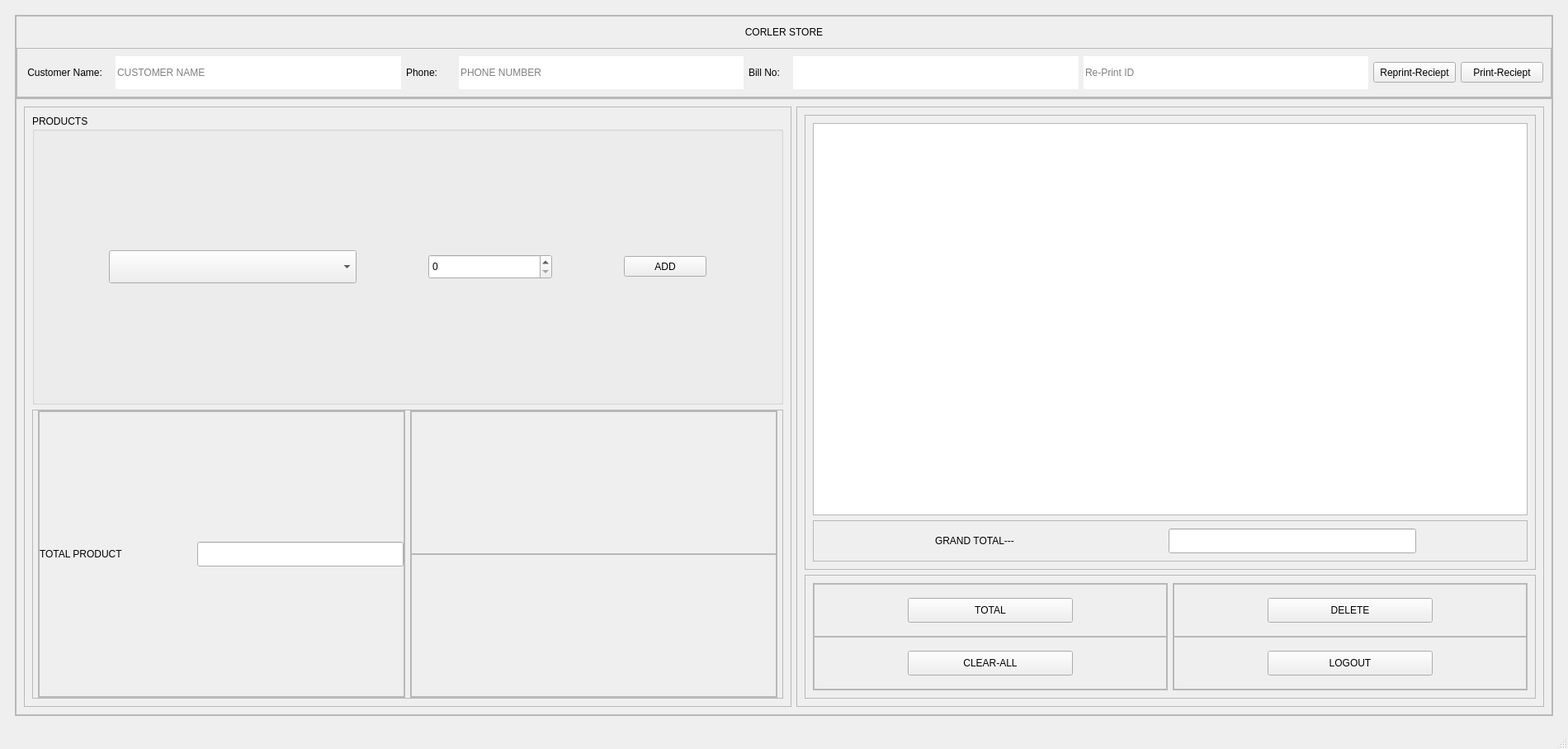
<?xml version="1.0" encoding="UTF-8"?>
<ui version="4.0">
 <class>MainWindow</class>
 <widget class="QMainWindow" name="MainWindow">
  <property name="geometry">
   <rect>
    <x>0</x>
    <y>0</y>
    <width>1900</width>
    <height>907</height>
   </rect>
  </property>
  <property name="windowTitle">
   <string>MainWindow</string>
  </property>
  <property name="styleSheet">
   <string notr="true"/>
  </property>
  <widget class="QWidget" name="centralwidget">
   <layout class="QHBoxLayout" name="horizontalLayout">
    <item>
     <widget class="QStackedWidget" name="next">
      <property name="currentIndex">
       <number>1</number>
      </property>
      <widget class="QWidget" name="page">
       <layout class="QHBoxLayout" name="horizontalLayout_2">
        <item>
         <widget class="QPushButton" name="pushButton">
          <property name="maximumSize">
           <size>
            <width>500</width>
            <height>40</height>
           </size>
          </property>
          <property name="text">
           <string>MOVE IN</string>
          </property>
         </widget>
        </item>
       </layout>
      </widget>
      <widget class="QWidget" name="page_2">
       <layout class="QVBoxLayout" name="verticalLayout">
        <item>
         <widget class="QFrame" name="frame">
          <property name="frameShape">
           <enum>QFrame::StyledPanel</enum>
          </property>
          <property name="frameShadow">
           <enum>QFrame::Raised</enum>
          </property>
          <layout class="QVBoxLayout" name="verticalLayout_2">
           <property name="spacing">
            <number>0</number>
           </property>
           <property name="leftMargin">
            <number>0</number>
           </property>
           <property name="topMargin">
            <number>0</number>
           </property>
           <property name="rightMargin">
            <number>0</number>
           </property>
           <property name="bottomMargin">
            <number>0</number>
           </property>
           <item>
            <widget class="QFrame" name="frame_4">
             <property name="minimumSize">
              <size>
               <width>0</width>
               <height>100</height>
              </size>
             </property>
             <property name="maximumSize">
              <size>
               <width>16777215</width>
               <height>140</height>
              </size>
             </property>
             <property name="styleSheet">
              <string notr="true">color: rgb(0, 0, 0);
</string>
             </property>
             <property name="frameShape">
              <enum>QFrame::StyledPanel</enum>
             </property>
             <property name="frameShadow">
              <enum>QFrame::Raised</enum>
             </property>
             <layout class="QVBoxLayout" name="verticalLayout_10">
              <property name="spacing">
               <number>0</number>
              </property>
              <property name="leftMargin">
               <number>0</number>
              </property>
              <property name="topMargin">
               <number>0</number>
              </property>
              <property name="rightMargin">
               <number>0</number>
              </property>
              <property name="bottomMargin">
               <number>0</number>
              </property>
              <item>
               <widget class="QLabel" name="label_6">
                <property name="styleSheet">
                 <string notr="true">font: 36pt &quot;Jokerman&quot;;</string>
                </property>
                <property name="text">
                 <string>CORLER STORE</string>
                </property>
                <property name="alignment">
                 <set>Qt::AlignCenter</set>
                </property>
               </widget>
              </item>
              <item>
               <widget class="QFrame" name="frame_22">
                <property name="styleSheet">
                 <string notr="true">color:black</string>
                </property>
                <property name="frameShape">
                 <enum>QFrame::StyledPanel</enum>
                </property>
                <property name="frameShadow">
                 <enum>QFrame::Raised</enum>
                </property>
                <layout class="QHBoxLayout" name="horizontalLayout_19">
                 <item>
                  <widget class="QLabel" name="label_8">
                   <property name="styleSheet">
                    <string notr="true">
font: 75 16pt &quot;MS Shell Dlg 2&quot;;</string>
                   </property>
                   <property name="inputMethodHints">
                    <set>Qt::ImhUppercaseOnly</set>
                   </property>
                   <property name="text">
                    <string> Customer Name:   </string>
                   </property>
                  </widget>
                 </item>
                 <item>
                  <widget class="QLineEdit" name="name">
                   <property name="minimumSize">
                    <size>
                     <width>0</width>
                     <height>40</height>
                    </size>
                   </property>
                   <property name="focusPolicy">
                    <enum>Qt::WheelFocus</enum>
                   </property>
                   <property name="layoutDirection">
                    <enum>Qt::LeftToRight</enum>
                   </property>
                   <property name="autoFillBackground">
                    <bool>false</bool>
                   </property>
                   <property name="styleSheet">
                    <string notr="true">font: 75 12pt &quot;MS Shell Dlg 2&quot;;
border: none;</string>
                   </property>
                   <property name="inputMethodHints">
                    <set>Qt::ImhNone</set>
                   </property>
                   <property name="placeholderText">
                    <string>CUSTOMER NAME</string>
                   </property>
                  </widget>
                 </item>
                 <item>
                  <widget class="QLabel" name="label_7">
                   <property name="styleSheet">
                    <string notr="true">
font: 75 16pt &quot;MS Shell Dlg 2&quot;;</string>
                   </property>
                   <property name="text">
                    <string>Phone:      </string>
                   </property>
                  </widget>
                 </item>
                 <item>
                  <widget class="QLineEdit" name="phone">
                   <property name="minimumSize">
                    <size>
                     <width>0</width>
                     <height>40</height>
                    </size>
                   </property>
                   <property name="focusPolicy">
                    <enum>Qt::ClickFocus</enum>
                   </property>
                   <property name="styleSheet">
                    <string notr="true">font: 75 12pt &quot;MS Shell Dlg 2&quot;;
border:none;</string>
                   </property>
                   <property name="inputMethodHints">
                    <set>Qt::ImhDigitsOnly|Qt::ImhUppercaseOnly</set>
                   </property>
                   <property name="placeholderText">
                    <string>PHONE NUMBER</string>
                   </property>
                  </widget>
                 </item>
                 <item>
                  <widget class="QLabel" name="label_9">
                   <property name="styleSheet">
                    <string notr="true">
font: 75 16pt &quot;MS Shell Dlg 2&quot;;</string>
                   </property>
                   <property name="text">
                    <string>Bill No:   </string>
                   </property>
                  </widget>
                 </item>
                 <item>
                  <widget class="QLineEdit" name="bill">
                   <property name="minimumSize">
                    <size>
                     <width>0</width>
                     <height>40</height>
                    </size>
                   </property>
                   <property name="styleSheet">
                    <string notr="true">font: 75 12pt &quot;MS Shell Dlg 2&quot;;
border: none;</string>
                   </property>
                   <property name="readOnly">
                    <bool>true</bool>
                   </property>
                  </widget>
                 </item>
                 <item>
                  <widget class="QLineEdit" name="reprintid">
                   <property name="minimumSize">
                    <size>
                     <width>0</width>
                     <height>40</height>
                    </size>
                   </property>
                   <property name="styleSheet">
                    <string notr="true">font: 75 12pt &quot;MS Shell Dlg 2&quot;;
border: none;</string>
                   </property>
                   <property name="readOnly">
                    <bool>false</bool>
                   </property>
                   <property name="placeholderText">
                    <string>Re-Print ID</string>
                   </property>
                  </widget>
                 </item>
                 <item>
                  <widget class="QPushButton" name="re">
                   <property name="minimumSize">
                    <size>
                     <width>100</width>
                     <height>25</height>
                    </size>
                   </property>
                   <property name="styleSheet">
                    <string notr="true">color: rgb(0,0,0);
font: 10pt &quot;MS Shell Dlg 2&quot;;</string>
                   </property>
                   <property name="text">
                    <string>Reprint-Reciept</string>
                   </property>
                  </widget>
                 </item>
                 <item>
                  <widget class="QPushButton" name="reciept">
                   <property name="minimumSize">
                    <size>
                     <width>100</width>
                     <height>25</height>
                    </size>
                   </property>
                   <property name="styleSheet">
                    <string notr="true">color: rgb(0,0,0);
font: 10pt &quot;MS Shell Dlg 2&quot;;</string>
                   </property>
                   <property name="text">
                    <string>Print-Reciept</string>
                   </property>
                  </widget>
                 </item>
                </layout>
               </widget>
              </item>
             </layout>
            </widget>
           </item>
           <item>
            <widget class="QFrame" name="frame_3">
             <property name="frameShape">
              <enum>QFrame::StyledPanel</enum>
             </property>
             <property name="frameShadow">
              <enum>QFrame::Raised</enum>
             </property>
             <layout class="QHBoxLayout" name="horizontalLayout_3">
              <item>
               <widget class="QFrame" name="frame_2">
                <property name="minimumSize">
                 <size>
                  <width>930</width>
                  <height>0</height>
                 </size>
                </property>
                <property name="maximumSize">
                 <size>
                  <width>930</width>
                  <height>16777215</height>
                 </size>
                </property>
                <property name="frameShape">
                 <enum>QFrame::StyledPanel</enum>
                </property>
                <property name="frameShadow">
                 <enum>QFrame::Raised</enum>
                </property>
                <layout class="QVBoxLayout" name="verticalLayout_3">
                 <item>
                  <widget class="QGroupBox" name="groupBox_4">
                   <property name="title">
                    <string>PRODUCTS</string>
                   </property>
                   <layout class="QHBoxLayout" name="horizontalLayout_5">
                    <item>
                     <widget class="QComboBox" name="cos_list">
                      <property name="minimumSize">
                       <size>
                        <width>300</width>
                        <height>40</height>
                       </size>
                      </property>
                      <property name="maximumSize">
                       <size>
                        <width>300</width>
                        <height>16777215</height>
                       </size>
                      </property>
                     </widget>
                    </item>
                    <item>
                     <widget class="QSpinBox" name="cosinp">
                      <property name="minimumSize">
                       <size>
                        <width>0</width>
                        <height>30</height>
                       </size>
                      </property>
                      <property name="maximumSize">
                       <size>
                        <width>150</width>
                        <height>16777215</height>
                       </size>
                      </property>
                      <property name="maximum">
                       <number>999</number>
                      </property>
                     </widget>
                    </item>
                    <item>
                     <widget class="QPushButton" name="cosadd">
                      <property name="minimumSize">
                       <size>
                        <width>90</width>
                        <height>25</height>
                       </size>
                      </property>
                      <property name="maximumSize">
                       <size>
                        <width>100</width>
                        <height>16777215</height>
                       </size>
                      </property>
                      <property name="text">
                       <string>ADD</string>
                      </property>
                     </widget>
                    </item>
                   </layout>
                  </widget>
                 </item>
                 <item>
                  <widget class="QFrame" name="frame_6">
                   <property name="frameShape">
                    <enum>QFrame::StyledPanel</enum>
                   </property>
                   <property name="frameShadow">
                    <enum>QFrame::Raised</enum>
                   </property>
                   <layout class="QHBoxLayout" name="horizontalLayout_14">
                    <property name="spacing">
                     <number>0</number>
                    </property>
                    <property name="leftMargin">
                     <number>0</number>
                    </property>
                    <property name="topMargin">
                     <number>0</number>
                    </property>
                    <property name="rightMargin">
                     <number>0</number>
                    </property>
                    <property name="bottomMargin">
                     <number>0</number>
                    </property>
                    <item>
                     <widget class="QFrame" name="frame_7">
                      <property name="maximumSize">
                       <size>
                        <width>445</width>
                        <height>16777215</height>
                       </size>
                      </property>
                      <property name="frameShape">
                       <enum>QFrame::StyledPanel</enum>
                      </property>
                      <property name="frameShadow">
                       <enum>QFrame::Raised</enum>
                      </property>
                      <layout class="QVBoxLayout" name="verticalLayout_7">
                       <property name="spacing">
                        <number>0</number>
                       </property>
                       <property name="leftMargin">
                        <number>0</number>
                       </property>
                       <property name="topMargin">
                        <number>0</number>
                       </property>
                       <property name="rightMargin">
                        <number>0</number>
                       </property>
                       <property name="bottomMargin">
                        <number>0</number>
                       </property>
                       <item>
                        <widget class="QFrame" name="frame_17">
                         <property name="frameShape">
                          <enum>QFrame::StyledPanel</enum>
                         </property>
                         <property name="frameShadow">
                          <enum>QFrame::Raised</enum>
                         </property>
                         <layout class="QHBoxLayout" name="horizontalLayout_15">
                          <property name="spacing">
                           <number>0</number>
                          </property>
                          <property name="leftMargin">
                           <number>0</number>
                          </property>
                          <property name="topMargin">
                           <number>0</number>
                          </property>
                          <property name="rightMargin">
                           <number>0</number>
                          </property>
                          <property name="bottomMargin">
                           <number>0</number>
                          </property>
                          <item>
                           <widget class="QLabel" name="label">
                            <property name="minimumSize">
                             <size>
                              <width>160</width>
                              <height>0</height>
                             </size>
                            </property>
                            <property name="styleSheet">
                             <string notr="true">font: 8pt &quot;MS Shell Dlg 2&quot;;</string>
                            </property>
                            <property name="text">
                             <string>TOTAL PRODUCT</string>
                            </property>
                           </widget>
                          </item>
                          <item>
                           <widget class="QLineEdit" name="TC">
                            <property name="minimumSize">
                             <size>
                              <width>250</width>
                              <height>30</height>
                             </size>
                            </property>
                            <property name="maximumSize">
                             <size>
                              <width>250</width>
                              <height>16777215</height>
                             </size>
                            </property>
                            <property name="styleSheet">
                             <string notr="true">font: 75 10pt &quot;MS Shell Dlg 2&quot;;</string>
                            </property>
                            <property name="readOnly">
                             <bool>true</bool>
                            </property>
                           </widget>
                          </item>
                         </layout>
                        </widget>
                       </item>
                      </layout>
                     </widget>
                    </item>
                    <item>
                     <widget class="QFrame" name="frame_8">
                      <property name="maximumSize">
                       <size>
                        <width>445</width>
                        <height>16777215</height>
                       </size>
                      </property>
                      <property name="frameShape">
                       <enum>QFrame::StyledPanel</enum>
                      </property>
                      <property name="frameShadow">
                       <enum>QFrame::Raised</enum>
                      </property>
                      <layout class="QVBoxLayout" name="verticalLayout_8">
                       <property name="spacing">
                        <number>0</number>
                       </property>
                       <property name="leftMargin">
                        <number>0</number>
                       </property>
                       <property name="topMargin">
                        <number>0</number>
                       </property>
                       <property name="rightMargin">
                        <number>0</number>
                       </property>
                       <property name="bottomMargin">
                        <number>0</number>
                       </property>
                       <item>
                        <widget class="QFrame" name="frame_19">
                         <property name="frameShape">
                          <enum>QFrame::StyledPanel</enum>
                         </property>
                         <property name="frameShadow">
                          <enum>QFrame::Raised</enum>
                         </property>
                         <layout class="QHBoxLayout" name="horizontalLayout_17">
                          <property name="spacing">
                           <number>0</number>
                          </property>
                          <property name="leftMargin">
                           <number>0</number>
                          </property>
                          <property name="topMargin">
                           <number>0</number>
                          </property>
                          <property name="rightMargin">
                           <number>0</number>
                          </property>
                          <property name="bottomMargin">
                           <number>0</number>
                          </property>
                         </layout>
                        </widget>
                       </item>
                       <item>
                        <widget class="QFrame" name="frame_20">
                         <property name="frameShape">
                          <enum>QFrame::StyledPanel</enum>
                         </property>
                         <property name="frameShadow">
                          <enum>QFrame::Raised</enum>
                         </property>
                         <layout class="QHBoxLayout" name="horizontalLayout_18">
                          <property name="spacing">
                           <number>0</number>
                          </property>
                          <property name="leftMargin">
                           <number>0</number>
                          </property>
                          <property name="topMargin">
                           <number>0</number>
                          </property>
                          <property name="rightMargin">
                           <number>0</number>
                          </property>
                          <property name="bottomMargin">
                           <number>0</number>
                          </property>
                         </layout>
                        </widget>
                       </item>
                      </layout>
                     </widget>
                    </item>
                   </layout>
                  </widget>
                 </item>
                </layout>
               </widget>
              </item>
              <item>
               <widget class="QFrame" name="frame_5">
                <property name="frameShape">
                 <enum>QFrame::StyledPanel</enum>
                </property>
                <property name="frameShadow">
                 <enum>QFrame::Raised</enum>
                </property>
                <layout class="QVBoxLayout" name="verticalLayout_4">
                 <item>
                  <widget class="QFrame" name="frame_9">
                   <property name="frameShape">
                    <enum>QFrame::StyledPanel</enum>
                   </property>
                   <property name="frameShadow">
                    <enum>QFrame::Raised</enum>
                   </property>
                   <layout class="QVBoxLayout" name="verticalLayout_9">
                    <item>
                     <widget class="QTableWidget" name="table">
                      <property name="font">
                       <font>
                        <weight>75</weight>
                        <bold>true</bold>
                       </font>
                      </property>
                      <property name="editTriggers">
                       <set>QAbstractItemView::NoEditTriggers</set>
                      </property>
                      <attribute name="horizontalHeaderVisible">
                       <bool>false</bool>
                      </attribute>
                      <attribute name="verticalHeaderVisible">
                       <bool>true</bool>
                      </attribute>
                     </widget>
                    </item>
                    <item>
                     <widget class="QFrame" name="frame_21">
                      <property name="minimumSize">
                       <size>
                        <width>0</width>
                        <height>50</height>
                       </size>
                      </property>
                      <property name="frameShape">
                       <enum>QFrame::StyledPanel</enum>
                      </property>
                      <property name="frameShadow">
                       <enum>QFrame::Raised</enum>
                      </property>
                      <layout class="QHBoxLayout" name="horizontalLayout_13">
                       <property name="leftMargin">
                        <number>20</number>
                       </property>
                       <property name="rightMargin">
                        <number>7</number>
                       </property>
                       <item>
                        <widget class="QLabel" name="label_5">
                         <property name="maximumSize">
                          <size>
                           <width>150</width>
                           <height>16777215</height>
                          </size>
                         </property>
                         <property name="text">
                          <string>GRAND TOTAL---</string>
                         </property>
                        </widget>
                       </item>
                       <item>
                        <widget class="QLineEdit" name="GRAND">
                         <property name="minimumSize">
                          <size>
                           <width>0</width>
                           <height>30</height>
                          </size>
                         </property>
                         <property name="maximumSize">
                          <size>
                           <width>300</width>
                           <height>16777215</height>
                          </size>
                         </property>
                         <property name="styleSheet">
                          <string notr="true">font: 75 10pt &quot;MS Shell Dlg 2&quot;;</string>
                         </property>
                         <property name="readOnly">
                          <bool>true</bool>
                         </property>
                        </widget>
                       </item>
                      </layout>
                     </widget>
                    </item>
                   </layout>
                  </widget>
                 </item>
                 <item>
                  <widget class="QFrame" name="frame_10">
                   <property name="minimumSize">
                    <size>
                     <width>0</width>
                     <height>150</height>
                    </size>
                   </property>
                   <property name="maximumSize">
                    <size>
                     <width>16777215</width>
                     <height>150</height>
                    </size>
                   </property>
                   <property name="frameShape">
                    <enum>QFrame::StyledPanel</enum>
                   </property>
                   <property name="frameShadow">
                    <enum>QFrame::Raised</enum>
                   </property>
                   <layout class="QHBoxLayout" name="horizontalLayout_4">
                    <item>
                     <widget class="QFrame" name="frame_11">
                      <property name="frameShape">
                       <enum>QFrame::StyledPanel</enum>
                      </property>
                      <property name="frameShadow">
                       <enum>QFrame::Raised</enum>
                      </property>
                      <layout class="QVBoxLayout" name="verticalLayout_5">
                       <property name="spacing">
                        <number>0</number>
                       </property>
                       <property name="leftMargin">
                        <number>0</number>
                       </property>
                       <property name="topMargin">
                        <number>0</number>
                       </property>
                       <property name="rightMargin">
                        <number>0</number>
                       </property>
                       <property name="bottomMargin">
                        <number>0</number>
                       </property>
                       <item>
                        <widget class="QFrame" name="frame_13">
                         <property name="frameShape">
                          <enum>QFrame::StyledPanel</enum>
                         </property>
                         <property name="frameShadow">
                          <enum>QFrame::Raised</enum>
                         </property>
                         <layout class="QHBoxLayout" name="horizontalLayout_9">
                          <item>
                           <widget class="QPushButton" name="FINAL">
                            <property name="minimumSize">
                             <size>
                              <width>200</width>
                              <height>30</height>
                             </size>
                            </property>
                            <property name="maximumSize">
                             <size>
                              <width>200</width>
                              <height>30</height>
                             </size>
                            </property>
                            <property name="text">
                             <string>TOTAL</string>
                            </property>
                           </widget>
                          </item>
                         </layout>
                        </widget>
                       </item>
                       <item>
                        <widget class="QFrame" name="frame_14">
                         <property name="frameShape">
                          <enum>QFrame::StyledPanel</enum>
                         </property>
                         <property name="frameShadow">
                          <enum>QFrame::Raised</enum>
                         </property>
                         <layout class="QHBoxLayout" name="horizontalLayout_12">
                          <item>
                           <widget class="QPushButton" name="clear">
                            <property name="minimumSize">
                             <size>
                              <width>200</width>
                              <height>30</height>
                             </size>
                            </property>
                            <property name="maximumSize">
                             <size>
                              <width>200</width>
                              <height>30</height>
                             </size>
                            </property>
                            <property name="text">
                             <string>CLEAR-ALL</string>
                            </property>
                           </widget>
                          </item>
                         </layout>
                        </widget>
                       </item>
                      </layout>
                     </widget>
                    </item>
                    <item>
                     <widget class="QFrame" name="frame_12">
                      <property name="frameShape">
                       <enum>QFrame::StyledPanel</enum>
                      </property>
                      <property name="frameShadow">
                       <enum>QFrame::Raised</enum>
                      </property>
                      <layout class="QVBoxLayout" name="verticalLayout_6">
                       <property name="spacing">
                        <number>0</number>
                       </property>
                       <property name="leftMargin">
                        <number>0</number>
                       </property>
                       <property name="topMargin">
                        <number>0</number>
                       </property>
                       <property name="rightMargin">
                        <number>0</number>
                       </property>
                       <property name="bottomMargin">
                        <number>0</number>
                       </property>
                       <item>
                        <widget class="QFrame" name="frame_15">
                         <property name="frameShape">
                          <enum>QFrame::StyledPanel</enum>
                         </property>
                         <property name="frameShadow">
                          <enum>QFrame::Raised</enum>
                         </property>
                         <layout class="QHBoxLayout" name="horizontalLayout_11">
                          <item>
                           <widget class="QPushButton" name="delete_btn">
                            <property name="minimumSize">
                             <size>
                              <width>200</width>
                              <height>30</height>
                             </size>
                            </property>
                            <property name="maximumSize">
                             <size>
                              <width>200</width>
                              <height>30</height>
                             </size>
                            </property>
                            <property name="text">
                             <string>DELETE</string>
                            </property>
                           </widget>
                          </item>
                         </layout>
                        </widget>
                       </item>
                       <item>
                        <widget class="QFrame" name="frame_16">
                         <property name="frameShape">
                          <enum>QFrame::StyledPanel</enum>
                         </property>
                         <property name="frameShadow">
                          <enum>QFrame::Raised</enum>
                         </property>
                         <layout class="QHBoxLayout" name="horizontalLayout_10">
                          <item>
                           <widget class="QPushButton" name="logout_btn">
                            <property name="minimumSize">
                             <size>
                              <width>200</width>
                              <height>30</height>
                             </size>
                            </property>
                            <property name="maximumSize">
                             <size>
                              <width>200</width>
                              <height>30</height>
                             </size>
                            </property>
                            <property name="text">
                             <string>LOGOUT</string>
                            </property>
                           </widget>
                          </item>
                         </layout>
                        </widget>
                       </item>
                      </layout>
                     </widget>
                    </item>
                   </layout>
                  </widget>
                 </item>
                </layout>
               </widget>
              </item>
             </layout>
            </widget>
           </item>
          </layout>
         </widget>
        </item>
       </layout>
      </widget>
     </widget>
    </item>
   </layout>
  </widget>
  <widget class="QMenuBar" name="menubar">
   <property name="geometry">
    <rect>
     <x>0</x>
     <y>0</y>
     <width>1900</width>
     <height>18</height>
    </rect>
   </property>
  </widget>
  <widget class="QStatusBar" name="statusbar"/>
 </widget>
 <resources/>
 <connections/>
</ui>
